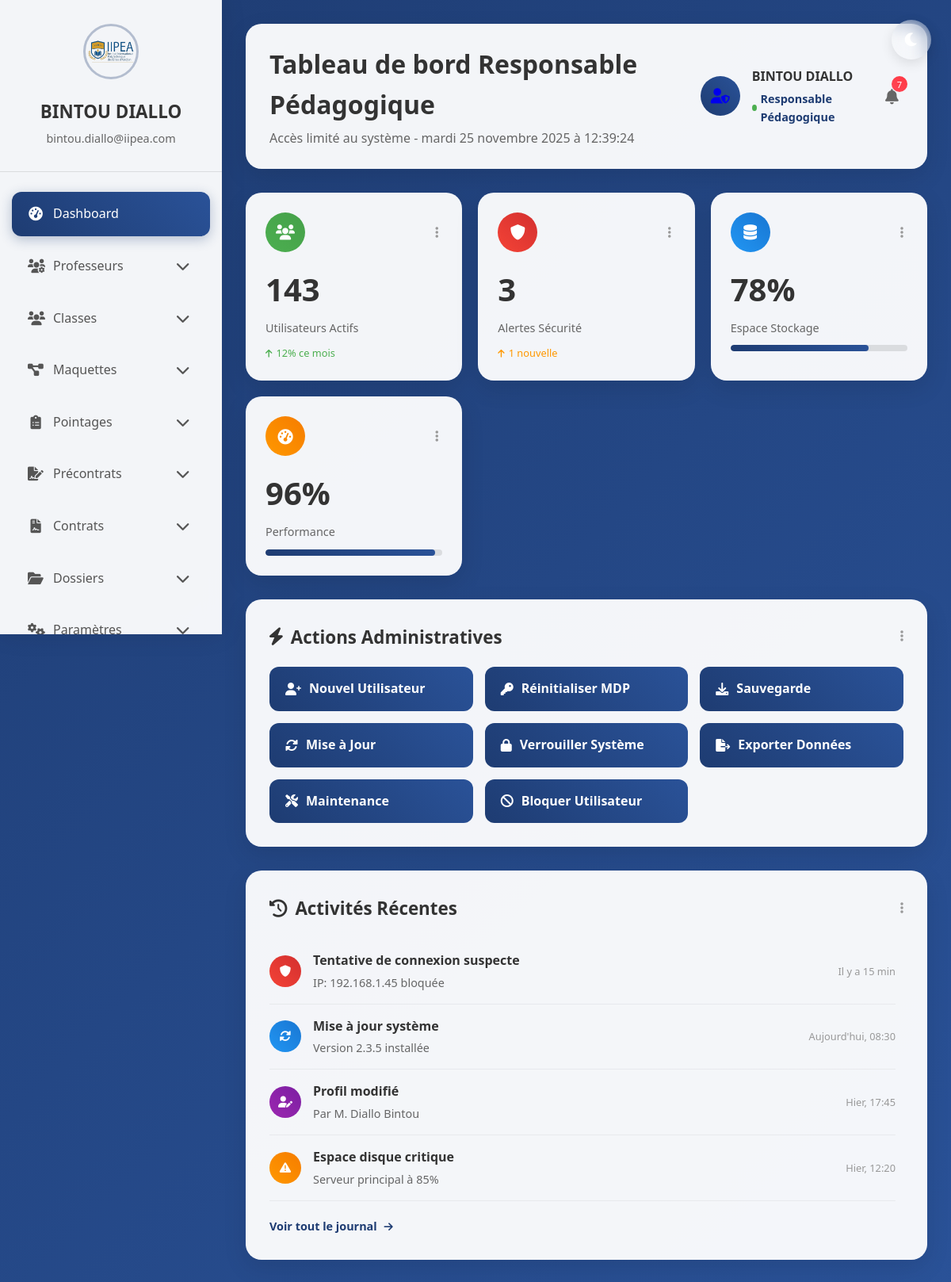
The app's page /utilisateur/dashboard/resp-peda/ (signed in) with its own data.
### Utilisateur/models.py (models this page shows, shortened)
class CustomUser(AbstractUser):
    ROLE_CHOICES = [
        ('ADMIN', 'Administrateur'),
        ('RESP_PEDA', 'Responsable Pédagogique'),
        ('RESP_RH', 'Responsable Ressources Humaines'),
        ('PROFESSEUR', 'Professeur'),
        ('INFORMATICIEN', 'Service Informatique'),
        ('COMPTABLE', 'Comptable'),
        ('SERVICE_DATA', 'Service Data'),
    ]
    username = None
    email = models.EmailField(
        'Adresse email',
        unique=True,
        validators=[EmailValidator()],
        help_text="Adresse email utilisée pour la connexion"
    )
    role = models.CharField(
        max_length=15,
        choices=ROLE_CHOICES,
        verbose_name="Rôle"
    )
    section_principale = models.ForeignKey(
        Section,
        on_delete=models.SET_NULL,
        null=True,
        blank=True,
        related_name="users_principaux",
        verbose_name="Section principale"
    )
    sections_autorisees = models.ManyToManyField(
        Section,
        related_name='utilisateurs_autorises',
        blank=True,
        verbose_name="Sections autorisées"
    )
    sections = models.ManyToManyField(
        Section,
        blank=True,
        related_name='utilisateurs_sections',
        verbose_name="Sections associées"
    )
    telephone = models.CharField(
        max_length=20,
        blank=True,
        validators=[validate_phone_number],
        verbose_name="Téléphone"
    )
    is_active_user = models.BooleanField(
        default=True,
        verbose_name="Utilisateur actif",
        help_text="Décochez pour suspendre temporairement l'accès de l'utilisateur"
    )
    created_at = models.DateTimeField(auto_now_add=True, verbose_name="Date de création")
    updated_at = models.DateTimeField(auto_now=True, verbose_name="Dernière modification")
    last_section_access = models.DateTimeField(
        null=True,
        blank=True,
        verbose_name="Dernier accès section"
    )
    objects = CustomUserManager()
    USERNAME_FIELD = 'email'
    REQUIRED_FIELDS = ['first_name', 'last_name', 'role']
    class Meta:
        verbose_name = 'Utilisateur'
        verbose_name_plural = 'Utilisateurs'
        ordering = ['email']
        indexes = [
            models.Index(fields=['email']),
            models.Index(fields=['role']),
            models.Index(fields=['is_active', 'is_active_user']),
        ]
    def get_sections_disponibles(self):
        if self.role == 'ADMIN':
            return Section.objects.filter(is_active=True)
        elif self.role == 'PROFESSEUR':
            return self.sections_autorisees.filter(is_active=True)
        elif self.section_principale:
            return Section.objects.filter(id=self.section_principale.id, is_active=True)
        return Section.objects.none()

### Utilisateur/views.py (the view)
# urls.py: path('dashboard/resp-peda/', views.RespPedaDashboardView.as_view(), name='dashboard_resp_peda'),
class RespPedaDashboardView(LoginRequiredMixin, UserPassesTestMixin, TemplateView):
    template_name = 'dashboards/respo.html'
    def test_func(self):
        return self.request.user.role == 'RESP_PEDA'
    def get_context_data(self, **kwargs):
        context = super().get_context_data(**kwargs)
        user = self.request.user
        sections_accessibles = user.get_sections_disponibles()
        context['sections_disponibles'] = sections_accessibles
        context['stats_professeurs'] = {
            'total': Professeur.objects.filter(
                sections__in=sections_accessibles
            ).distinct().count(),
            'actifs': Professeur.objects.filter(
                sections__in=sections_accessibles,
                is_active=True
            ).distinct().count(),
            'par_grade': Professeur.objects.filter(
                sections__in=sections_accessibles
            ).values('grade').annotate(count=Count('id')),
            'par_statut': Professeur.objects.filter(
                sections__in=sections_accessibles
            ).values('statut').annotate(count=Count('id')),
        }
        context['professeurs_recents'] = Professeur.objects.filter(
            sections__in=sections_accessibles
        ).select_related('user').order_by('-created_at')[:10]
        return context

### templates/dashboards/respo.html (shortened to what this page needs)
<!DOCTYPE html>
{% load static  %}
<html lang="fr">
<head>
    <link rel="stylesheet" href="https://cdnjs.cloudflare.com/ajax/libs/font-awesome/6.0.0/css/all.min.css">
    <link rel="stylesheet" href="{% static 'css/dashboards/admin.css' %}">
</head>
<body>
    <button id="themeToggle" class="theme-toggle" aria-label="Changer de thème">
        <i class="fas fa-moon"></i>
    </button>
    <div class="container">
        <aside class="sidebar">
            <div class="sidebar-header">
                <img src="{% static 'images/logo/IIPEA.png' %}" alt="Logo" class="logo-img">
                <h2>{{user.get_full_name}}</h2>
                <p>{{user.email}} </p>
            </div>
            <nav class="sidebar-nav">
                <div class="nav-item active">
                    <a href="{% url 'dashboard_resp_peda' %}" class="nav-link">
                        <i class="fas fa-tachometer-alt"></i>
                        Dashboard
                    </a>
                </div>
                <div class="nav-item has-submenu">
                    <div class="nav-link submenu-toggle">
                        <i class="fas fa-users-cog"></i>
                        Professeurs
                        <i class="fas fa-chevron-down submenu-icon"></i>
                    </div>
                </div>
                <div class="nav-item has-submenu">
                    <div class="nav-link submenu-toggle">
                        <i class="fas fa-users"></i>
                        Classes
                        <i class="fas fa-chevron-down submenu-icon"></i>
                    </div>
                </div>
                <div class="nav-item has-submenu">
                    <div class="nav-link submenu-toggle">
                        <i class="fas fa-project-diagram me-2"></i>
                        Maquettes
                        <i class="fas fa-chevron-down submenu-icon"></i>
                    </div>
                </div>
                <div class="nav-item has-submenu">
                    <div class="nav-link submenu-toggle">
                        <i class="fas fa-clipboard-list"></i>
                        Pointages
                        <i class="fas fa-chevron-down submenu-icon"></i>
                    </div>
                </div>
                <div class="nav-item has-submenu">
                    <div class="nav-link submenu-toggle">
                        <i class="fas fa-file-signature"></i>
                        Précontrats
                        <i class="fas fa-chevron-down submenu-icon"></i>
                    </div>
                </div>
                <div class="nav-item has-submenu">
                    <div class="nav-link submenu-toggle">
                        <i class="fas fa-file-contract"></i>
                        Contrats
                        <i class="fas fa-chevron-down submenu-icon"></i>
                    </div>
                </div>
                <div class="nav-item has-submenu">
                    <div class="nav-link submenu-toggle">
                        <i class="fas fa-folder-open"></i>
                        Dossiers
                        <i class="fas fa-chevron-down submenu-icon"></i>
                    </div>
                </div>
                <div class="nav-item has-submenu">
                    <div class="nav-link submenu-toggle">
                        <i class="fas fa-cogs"></i>
                        Paramètres
                        <i class="fas fa-chevron-down submenu-icon"></i>
                    </div>
                </div>
            </nav>
        </aside>
        <main class="main-content">
            <header class="main-header">
                <div class="welcome-section">
                    <h1>Tableau de bord Responsable Pédagogique</h1>
                    <p>Accès limité au système - <span id="currentTime"></p>
                </div>
                <div class="user-profile">
                    <div class="user-avatar admin">
                        <a href="#">
                            <i class="fas fa-user-shield"></i>
                        </a>
                    </div>
                    <div class="user-info">
                        <h3>{{user.get_full_name}}</h3>
                        <span>{{user.get_role_display}}</span>
                    </div>
                    <div class="user-notification">
                        <i class="fas fa-bell"></i>
                        <span class="notification-badge">7</span>
                    </div>
                </div>
            </header>
            <div class="stats-grid">
                <div class="stat-card">
                    <div class="stat-header">
                        <div class="stat-icon users">
                            <i class="fas fa-users"></i>
                        </div>
                        <i class="fas fa-ellipsis-v stat-menu"></i>
                    </div>
                    <div class="stat-number">143</div>
                    <div class="stat-label">Utilisateurs Actifs</div>
                    <div class="stat-progress">
                        <i class="fas fa-arrow-up"></i>
                        <span>12% ce mois</span>
                    </div>
                </div>
                <div class="stat-card">
                    <div class="stat-header">
                        <div class="stat-icon security">
                            <i class="fas fa-shield-alt"></i>
                        </div>
                        <i class="fas fa-ellipsis-v stat-menu"></i>
                    </div>
                    <div class="stat-number">3</div>
                    <div class="stat-label">Alertes Sécurité</div>
                    <div class="stat-progress negative">
                        <i class="fas fa-arrow-up"></i>
                        <span>1 nouvelle</span>
                    </div>
                </div>
                <div class="stat-card">
                    <div class="stat-header">
                        <div class="stat-icon storage">
                            <i class="fas fa-database"></i>
                        </div>
                        <i class="fas fa-ellipsis-v stat-menu"></i>
                    </div>
                    <div class="stat-number">78%</div>
                    <div class="stat-label">Espace Stockage</div>
                    <div class="progress-bar">
                        <div class="progress-fill" style="width: 78%"></div>
                    </div>
                </div>
                <div class="stat-card">
                    <div class="stat-header">
                        <div class="stat-icon performance">
                            <i class="fas fa-tachometer-alt"></i>
                        </div>
                        <i class="fas fa-ellipsis-v stat-menu"></i>
                    </div>
                    <div class="stat-number">96%</div>
                    <div class="stat-label">Performance</div>
                    <div class="progress-bar">
                        <div class="progress-fill" style="width: 96%"></div>
                    </div>
                </div>
            </div>
            <div class="content-grid">
                <section class="quick-actions">
                    <div class="section-header">
                        <h2 class="section-title">
                            <i class="fas fa-bolt"></i>
                            Actions Administratives
                        </h2>
                        <button class="section-menu">
                            <i class="fas fa-ellipsis-v"></i>
                        </button>
                    </div>
                    <div class="action-buttons">
                        <a href="#" class="action-btn">
                            <i class="fas fa-user-plus"></i>
                            Nouvel Utilisateur
                        </a>
                        <a href="#" class="action-btn">
                            <i class="fas fa-key"></i>
                            Réinitialiser MDP
                        </a>
                        <a href="#" class="action-btn">
                            <i class="fas fa-download"></i>
                            Sauvegarde
                        </a>
                        <a href="#" class="action-btn">
                            <i class="fas fa-sync-alt"></i>
                            Mise à Jour
                        </a>
                        <a href="#" class="action-btn">
                            <i class="fas fa-lock"></i>
                            Verrouiller Système
                        </a>
                        <a href="#" class="action-btn">
                            <i class="fas fa-file-export"></i>
                            Exporter Données
                        </a>
                        <a href="#" class="action-btn">
                            <i class="fas fa-tools"></i>
                            Maintenance
                        </a>
                        <a href="#" class="action-btn">
                            <i class="fas fa-ban"></i>
                            Bloquer Utilisateur
                        </a>
                    </div>
                </section>
                <section class="recent-activity">
                    <div class="section-header">
                        <h2 class="section-title">
                            <i class="fas fa-history"></i>
                            Activités Récentes
                        </h2>
                        <button class="section-menu">
                            <i class="fas fa-ellipsis-v"></i>
                        </button>
                    </div>
                    <div class="activity-list">
                        <div class="activity-item">
                            <div class="activity-icon security">
                                <i class="fas fa-shield-alt"></i>
                            </div>
                            <div class="activity-content">
                                <div class="activity-title">Tentative de connexion suspecte</div>
                                <div class="activity-desc">IP: 192.168.1.45 bloquée</div>
                            </div>
                            <div class="activity-time">Il y a 15 min</div>
                        </div>
                        <div class="activity-item">
                            <div class="activity-icon update">
                                <i class="fas fa-sync-alt"></i>
                            </div>
                            <div class="activity-content">
                                <div class="activity-title">Mise à jour système</div>
                                <div class="activity-desc">Version 2.3.5 installée</div>
                            </div>
                            <div class="activity-time">Aujourd'hui, 08:30</div>
                        </div>
                        <div class="activity-item">
                            <div class="activity-icon user">
                                <i class="fas fa-user-edit"></i>
                            </div>
                            <div class="activity-content">
                                <div class="activity-title">Profil modifié</div>
                                <div class="activity-desc">Par M. Diallo Bintou</div>
                            </div>
                            <div class="activity-time">Hier, 17:45</div>
                        </div>
                        <div class="activity-item">
                            <div class="activity-icon warning">
                                <i class="fas fa-exclamation-triangle"></i>
                            </div>
                            <div class="activity-content">
                                <div class="activity-title">Espace disque critique</div>
                                <div class="activity-desc">Serveur principal à 85%</div>
                            </div>
                            <div class="activity-time">Hier, 12:20</div>
                        </div>
                    </div>
                    <a href="#" class="view-all">Voir tout le journal <i class="fas fa-arrow-right"></i></a>
                </section>
            </div>
        </main>
    </div>
</body>
</html>

### records on screen
CustomUser: get_full_name "BINTOU DIALLO", email "bintou.diallo@iipea.com", role "Responsable Pédagogique"
